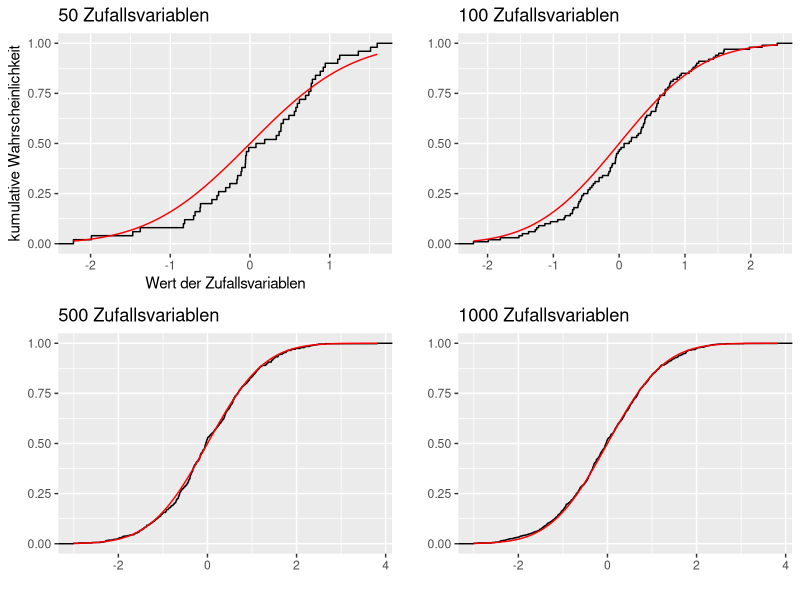
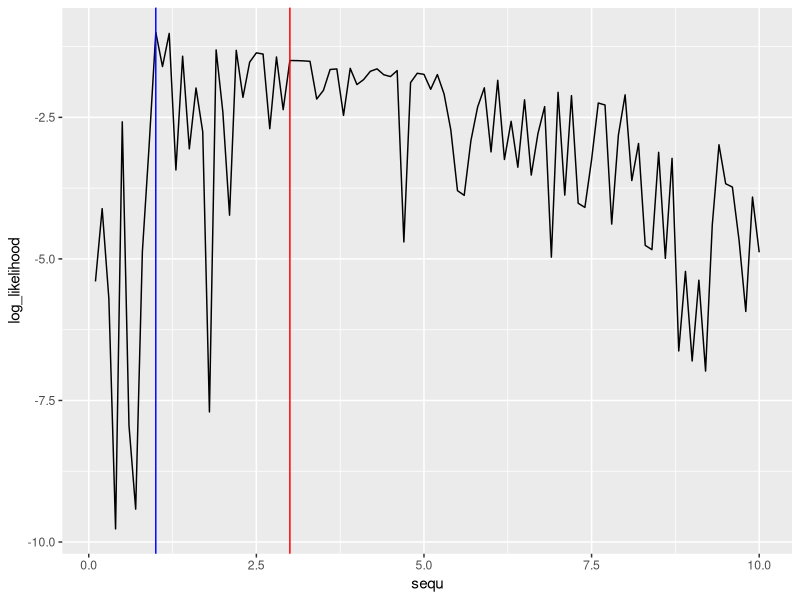

These figures' R source, in order:
## ---- chunk 1
library(ggplot2)
library(gridExtra)
set.seed(1)
variables <- data.frame(steps=1:1000,dist=rnorm(1000))
df50<-ggplot(variables[1:50,], aes(x=dist[1:50])) + stat_ecdf() + stat_function(fun=pnorm, colour="red") + xlab("Wert der Zufallsvariablen") + ylab("kumulative Wahrscheinlichkeit") + labs(title="50 Zufallsvariablen")
df100<-ggplot(variables[1:100,], aes(x=dist[1:100])) + stat_ecdf() + stat_function(fun=pnorm, colour="red") + xlab("") + ylab("")+ labs(title="100 Zufallsvariablen")
df500<-ggplot(variables[1:500,], aes(x=dist[1:500])) + stat_ecdf() + stat_function(fun=pnorm, colour="red") + xlab("") + ylab("")+ labs(title="500 Zufallsvariablen")
df1000<-ggplot(variables, aes(x=dist)) + stat_ecdf() + stat_function(fun=pnorm, colour="red") + xlab("") + ylab("")+ labs(title="1000 Zufallsvariablen")
grid.arrange(df50,df100,df500,df1000, ncol=2)
## ---- chunk 2

set.seed(1)
data <- rpois(100,lambda=3)
log_likelihood <- dpois(data, lambda = seq(0.1,10,0.1), log=TRUE)
df <- data.frame(sequ=seq(0.1,10,0.1),log_likelihood)
ggplot(df, aes(x=sequ, y=log_likelihood)) + geom_line() + geom_vline(xintercept =3, color="red") + geom_vline(xintercept =1, color="blue") 


